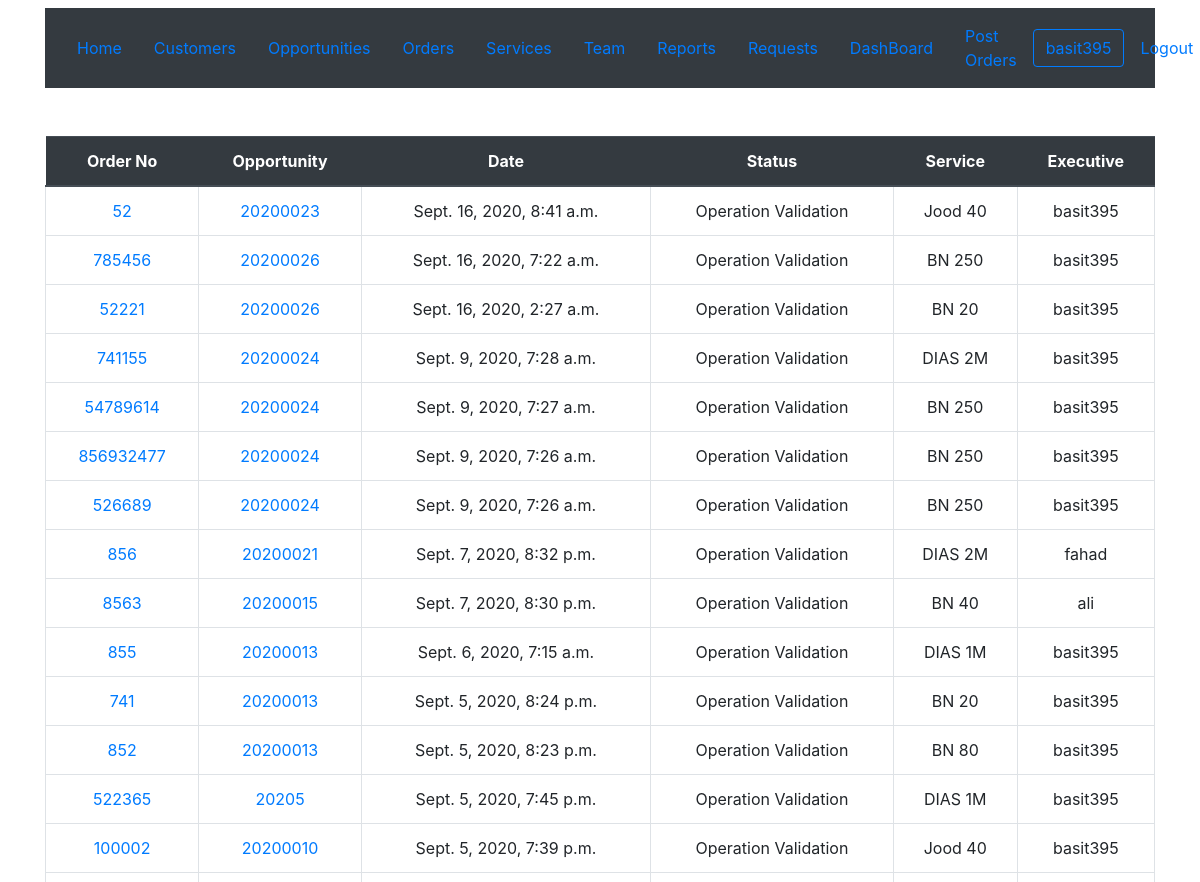
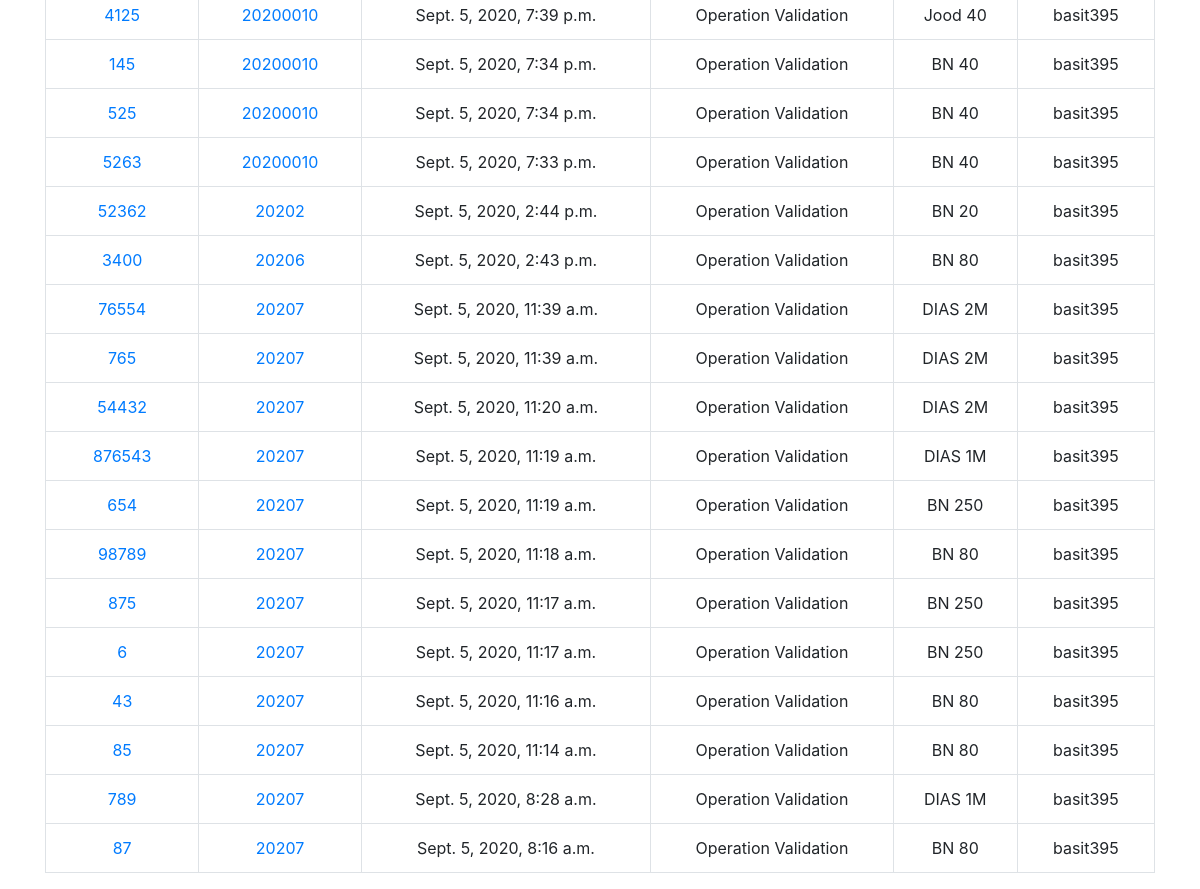
/crmapp/order/ (signed in), run on the app's committed database (2 pictures, top to bottom).
### crmapp/models.py (models this page shows, shortened)
class order(models.Model):
    dealcategory = (
            ('n', 'New'),
            ('u', 'Upgrade'),
            ('d', 'Downgrade'),
        )
    orderstatuslist = (
            ('open', 'Open'),
            ('held', 'Held'),
            ('finger', 'FingerPrint'),
            ('post', 'Post'),
            ('cancel', 'Cancel'),
        )
    opportunity = models.ForeignKey(opportunity,on_delete=models.CASCADE,related_name='opportunity_orders',verbose_name ='Opportunity')
    dealcategory = models.CharField("Deal Category",max_length=1, choices=dealcategory)
    addservices = models.ForeignKey(addservices,on_delete=models.CASCADE,related_name='addservices_orders',verbose_name ='Services')
    orderno= models.IntegerField("Order No",unique=True)
    creationdate = models.DateTimeField("Creation Date",auto_now_add=True)
    accountno = models.IntegerField("Account No")
    serviceno = models.IntegerField("Service No",null = True,blank = True)
    imei = models.IntegerField("IMEI",null = True,blank = True)
    service = models.ForeignKey(service,blank=True,on_delete=models.CASCADE,related_name='service_orders',verbose_name ='Service')
    servicecategory = models.CharField("Service Category",max_length=100,null=True) #def
    status = models.ForeignKey(operationstatus,blank=True,on_delete=models.CASCADE,related_name='status_orders',verbose_name ='Status',null=True,default=defaultstatusorder)
    operationexecutive = models.ForeignKey(User,on_delete=models.CASCADE,related_name='executive_orders',verbose_name ='Operation Executive')
    orderstatus = models.CharField("Order Status",max_length=12, choices=orderstatuslist,default="open")
    nrc = models.IntegerField("NRC")
    mrc = models.IntegerField("MRC")
    updatedate = models.DateTimeField("Update Date",auto_now=True)
    activationdate = models.DateField("Activation Date",blank=True,null=True)
    cabinetno = models.CharField("Cabinet No",max_length=100,null=True)
    circuitno = models.CharField("Circuit No",max_length=100,null=True)
    granite = models.CharField("Granite",max_length=100,null=True)
    class Meta:
        verbose_name ='Order'
        verbose_name_plural ='Orders'

class opportunity(models.Model):
    lms = models.IntegerField("LMS No",unique=True)
    opportunityno = models.IntegerField("Opportunity No",unique=True)
    creationdate = models.DateTimeField("Creation Date",default=timezone.now())
    salesman = models.ForeignKey(User,blank=True,null=True,on_delete=models.CASCADE,related_name='salesman_opportunities',verbose_name ='Sales Man')
    employeejobtitle = models.CharField("Job Title",max_length=100,null=True,default='Sales Executive') #def
    customer = models.ForeignKey(customer,blank=True,on_delete=models.CASCADE,related_name='customer_opportunities',verbose_name ='Customer')
    status = models.ForeignKey(operationstatus,blank=True,on_delete=models.CASCADE,related_name='status_opportunities',verbose_name ='Status',null=True,default=defaultstatus)
    updatedate = models.DateTimeField("Update Date",auto_now=True)
    authorized = models.CharField("Authorized Person",max_length=100,null=True,blank=True)
    totalnrc = models.IntegerField("Total NRC",default=0)
    totalmrc = models.IntegerField("Total MRC",default=0)
    coordinates = models.CharField("Coordinates",max_length=100,null=True,blank=True)
    source = models.ForeignKey(leadsource,blank=True,on_delete=models.CASCADE,related_name='source_opportunities',verbose_name ='Source',null=True)
    class Meta:
        verbose_name ='Opportunity'
        verbose_name_plural ='Opportunitys'
    def __str__(self):
        return str(self.opportunityno)

class operationstatus(models.Model):
    operationstatusname = models.CharField("Operation_Status",max_length=100,null=True)
    class Meta:
        verbose_name ='Operation Status'
        verbose_name_plural ='Operation Status'
    def __str__(self):
        return self.operationstatusname

class service(models.Model):
    servicename = models.CharField("Service",max_length=100,null=True)
    servicecategory = models.ForeignKey(servicecategory,blank=True,on_delete=models.CASCADE,related_name='category_services',verbose_name ='Service Category')
    ncc_id = models.IntegerField(unique=True)
    catalogue_id = models.IntegerField(unique=True)
    nrc = models.IntegerField()
    mrc = models.IntegerField()
    commission = models.IntegerField()
    def __str__(self):
        return self.servicename

### crmapp/views.py (the view)
# urls.py: path('order/', views.orderlist, name='order'),
@login_required
def orderlist(request):
    orderlist = order.objects.all().order_by('-creationdate')
    context = {'orderlist':orderlist}
    return render(request, 'crmapp/orderlist.html',context)

### crmapp/templates/crmapp/orderlist.html
{% extends 'crmapp/base.html' %}
{% block content %}
<div class="container mt-5">
{% if orderlist %}
<table class="table mt-5">
    <thead class="thead-dark">
  <tr>
    <th class="text-center">Order No</th>
    <th class="text-center">Opportunity</th>
    <th class="text-center">Date</th>
    <th class="text-center">Status</th>
    <th class="text-center">Service</th>
    <th class="text-center">Executive</th>
  </tr>
  {% for order in orderlist %}
  <tr>
  <td class="border text-center"><a href="{% url 'orderdetail' pk=order.id %}">{{order.orderno}}</a></td>
  <td class="border text-center"><a href="{% url 'opportunitydetail' pk=order.opportunity.id %}">{{order.opportunity}}</a></td>
  <td class="border text-center">{{order.creationdate}}</td>
  <td class="border text-center">{{order.status}}</td>
  <td class="border text-center">{{order.service}}</td>
  <td class="border text-center">{{order.operationexecutive}}</td>
  </tr>
  {% endfor %}
</table>
{% endif %}
</div>
  {% endblock %}

### crmapp/templates/crmapp/base.html (shortened to what this page needs)
<!DOCTYPE html>
<html lang="en" dir="ltr">
  <head>
<link rel="stylesheet" href="https://stackpath.bootstrapcdn.com/bootstrap/4.5.0/css/bootstrap.min.css">
</head>
  <body>
  <div class="container mt-2">
  <nav class="navbar navbar-expand-lg navbar-light bg-dark">
    <a class="nav-link" href="{% url 'home' %}">Home<span class="sr-only">(current)</span></a>
    <a class="nav-link" href="{% url 'customerslist' %}"> Customers <span class="sr-only">(current)</span></a>
    <a class="nav-link" href="{% url 'opportunitylist' %}"> Opportunities <span class="sr-only">(current)</span></a>
    <a class="nav-link" href="{% url 'order' %}">Orders<span class="sr-only">(current)</span></a>
    <a class="nav-link" href="{% url 'servicelist' %}">Services<span class="sr-only">(current)</span></a>
    <a class="nav-link" href="{% url 'stafflist' %}">Team <span class="sr-only">(current)</span></a>
    <a class="nav-link" href="{% url 'report' %}">Reports<span class="sr-only">(current)</span></a>
    <a class="nav-link" href="{% url 'suggestion' %}">Requests<span class="sr-only">(current)</span></a>
    <a class="nav-link" href="{% url 'dashboard' %}">DashBoard<span class="sr-only">(current)</span></a>
    <a class="nav-link" href="{% url 'orderpost' %}">Post Orders<span class="sr-only">(current)</span></a>
    {% if user.username %}
    <button  class="btn btn-outline-primary">{{user.username}}</a></button>
    <a class="nav-link" href="{% url 'logout' %}">Logout<span class="sr-only">(current)</span></a>
    {% else %}
    <a class="nav-link" href="{% url 'login' %}">Login<span class="sr-only">(current)</span></a>
    {% endif %}
  </nav>
</div>
{% block content %}
  {% endblock %}
  </body>
</html>

### data on the page
order: orderno "52", opportunity "20200023", creationdate "Sept. 16, 2020, 8:41 a.m.", status "Operation Validation", service "Jood 40", operationexecutive "basit395"
order: orderno "785456", opportunity "20200026", creationdate "Sept. 16, 2020, 7:22 a.m.", status "Operation Validation", service "BN 250", operationexecutive "basit395"
order: orderno "52221", opportunity "20200026", creationdate "Sept. 16, 2020, 2:27 a.m.", status "Operation Validation", service "BN 20", operationexecutive "basit395"
order: orderno "741155", opportunity "20200024", creationdate "Sept. 9, 2020, 7:28 a.m.", status "Operation Validation", service "DIAS 2M", operationexecutive "basit395"
order: orderno "54789614", opportunity "20200024", creationdate "Sept. 9, 2020, 7:27 a.m.", status "Operation Validation", service "BN 250", operationexecutive "basit395"
order: orderno "856932477", opportunity "20200024", creationdate "Sept. 9, 2020, 7:26 a.m.", status "Operation Validation", service "BN 250", operationexecutive "basit395"
order: orderno "526689", opportunity "20200024", creationdate "Sept. 9, 2020, 7:26 a.m.", status "Operation Validation", service "BN 250", operationexecutive "basit395"
order: orderno "856", opportunity "20200021", creationdate "Sept. 7, 2020, 8:32 p.m.", status "Operation Validation", service "DIAS 2M", operationexecutive "fahad"
order: orderno "8563", opportunity "20200015", creationdate "Sept. 7, 2020, 8:30 p.m.", status "Operation Validation", service "BN 40", operationexecutive "ali"
order: orderno "855", opportunity "20200013", creationdate "Sept. 6, 2020, 7:15 a.m.", status "Operation Validation", service "DIAS 1M", operationexecutive "basit395"
order: orderno "741", opportunity "20200013", creationdate "Sept. 5, 2020, 8:24 p.m.", status "Operation Validation", service "BN 20", operationexecutive "basit395"
order: orderno "852", opportunity "20200013", creationdate "Sept. 5, 2020, 8:23 p.m.", status "Operation Validation", service "BN 80", operationexecutive "basit395"
order: orderno "522365", opportunity "20205", creationdate "Sept. 5, 2020, 7:45 p.m.", status "Operation Validation", service "DIAS 1M", operationexecutive "basit395"
order: orderno "100002", opportunity "20200010", creationdate "Sept. 5, 2020, 7:39 p.m.", status "Operation Validation", service "Jood 40", operationexecutive "basit395"
order: orderno "4125", opportunity "20200010", creationdate "Sept. 5, 2020, 7:39 p.m.", status "Operation Validation", service "Jood 40", operationexecutive "basit395"
order: orderno "145", opportunity "20200010", creationdate "Sept. 5, 2020, 7:34 p.m.", status "Operation Validation", service "BN 40", operationexecutive "basit395"
order: orderno "525", opportunity "20200010", creationdate "Sept. 5, 2020, 7:34 p.m.", status "Operation Validation", service "BN 40", operationexecutive "basit395"
order: orderno "5263", opportunity "20200010", creationdate "Sept. 5, 2020, 7:33 p.m.", status "Operation Validation", service "BN 40", operationexecutive "basit395"
order: orderno "52362", opportunity "20202", creationdate "Sept. 5, 2020, 2:44 p.m.", status "Operation Validation", service "BN 20", operationexecutive "basit395"
order: orderno "3400", opportunity "20206", creationdate "Sept. 5, 2020, 2:43 p.m.", status "Operation Validation", service "BN 80", operationexecutive "basit395"
order: orderno "76554", opportunity "20207", creationdate "Sept. 5, 2020, 11:39 a.m.", status "Operation Validation", service "DIAS 2M", operationexecutive "basit395"
order: orderno "765", opportunity "20207", creationdate "Sept. 5, 2020, 11:39 a.m.", status "Operation Validation", service "DIAS 2M", operationexecutive "basit395"
order: orderno "54432", opportunity "20207", creationdate "Sept. 5, 2020, 11:20 a.m.", status "Operation Validation", service "DIAS 2M", operationexecutive "basit395"
order: orderno "876543", opportunity "20207", creationdate "Sept. 5, 2020, 11:19 a.m.", status "Operation Validation", service "DIAS 1M", operationexecutive "basit395"
order: orderno "654", opportunity "20207", creationdate "Sept. 5, 2020, 11:19 a.m.", status "Operation Validation", service "BN 250", operationexecutive "basit395"
order: orderno "98789", opportunity "20207", creationdate "Sept. 5, 2020, 11:18 a.m.", status "Operation Validation", service "BN 80", operationexecutive "basit395"
order: orderno "875", opportunity "20207", creationdate "Sept. 5, 2020, 11:17 a.m.", status "Operation Validation", service "BN 250", operationexecutive "basit395"
order: orderno "6", opportunity "20207", creationdate "Sept. 5, 2020, 11:17 a.m.", status "Operation Validation", service "BN 250", operationexecutive "basit395"
order: orderno "43", opportunity "20207", creationdate "Sept. 5, 2020, 11:16 a.m.", status "Operation Validation", service "BN 80", operationexecutive "basit395"
order: orderno "85", opportunity "20207", creationdate "Sept. 5, 2020, 11:14 a.m.", status "Operation Validation", service "BN 80", operationexecutive "basit395"
order: orderno "789", opportunity "20207", creationdate "Sept. 5, 2020, 8:28 a.m.", status "Operation Validation", service "DIAS 1M", operationexecutive "basit395"
order: orderno "87", opportunity "20207", creationdate "Sept. 5, 2020, 8:16 a.m.", status "Operation Validation", service "BN 80", operationexecutive "basit395"

### other printed values
{{ user.username }} "basit395"
